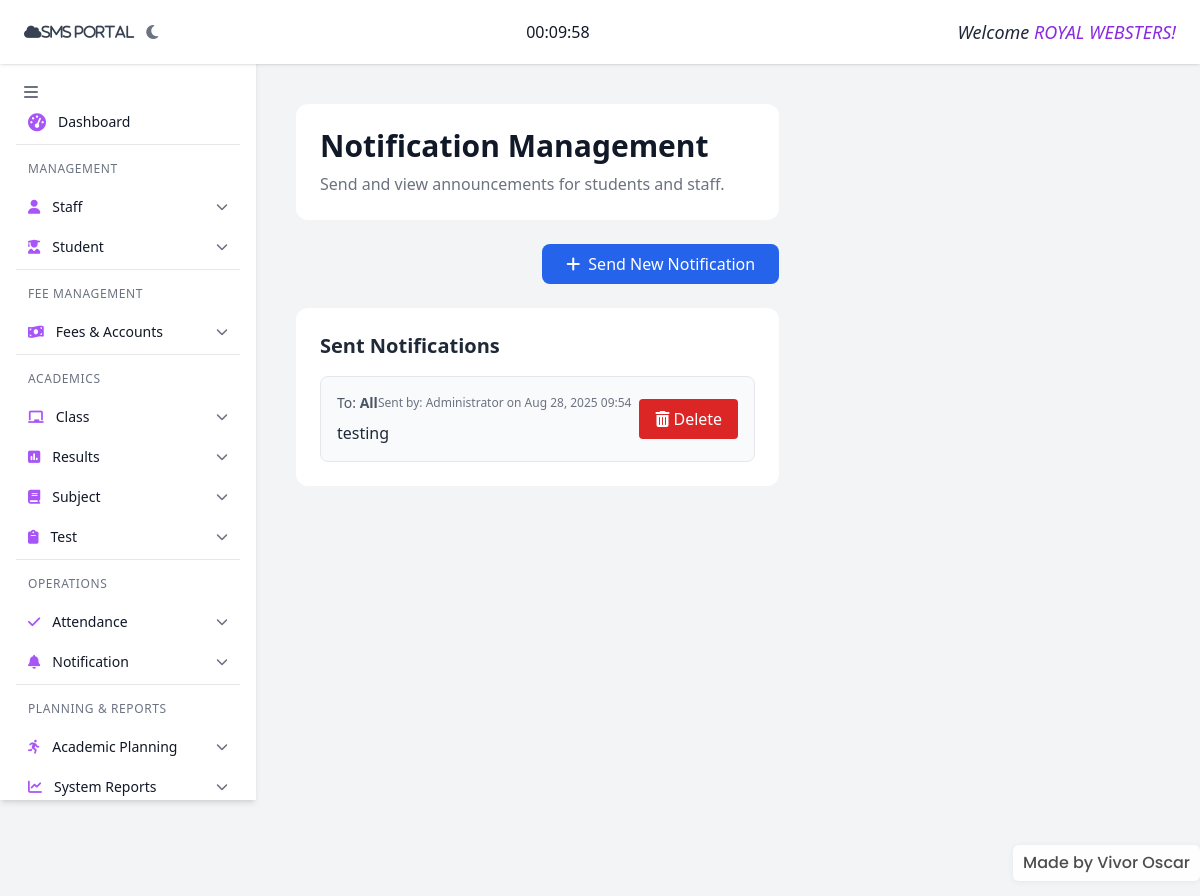
/public/admin/notification.php (signed in), run on the app's committed database.
### tables this page shows
CREATE TABLE `notifications` (
  `notification_id` int(11) NOT NULL,
  `message` text NOT NULL,
  `target_role` varchar(50) NOT NULL COMMENT 'e.g., all, student, staff',
  `created_at` timestamp NOT NULL DEFAULT current_timestamp(),
  `sender_name` varchar(255) DEFAULT 'Administrator',
  `is_read` tinyint(1) DEFAULT 0
);

### public/admin/notification.php (the view, shortened to what this page needs)
<?php
include 'include/side-bar.php';
include('../../includes/database.php');
$all_notifications_query = "SELECT * FROM notifications ORDER BY created_at DESC";
$all_notifications_result = $conn->query($all_notifications_query);
$all_notifications = $all_notifications_result ? $all_notifications_result->fetch_all(MYSQLI_ASSOC) : [];
?>
</head>
<body class="bg-gray-100 text-gray-900 dark:bg-gray-900 dark:text-gray-100">
    <div class="flex min-h-screen bg-gray-100 dark:bg-gray-900 text-gray-900 dark:text-gray-100">
        <main class="flex-1 ml-20 md:ml-48 lg:ml-64 pt-20 p-4 overflow-x-hidden">
            <div class="min-h-screen p-6 bg-gray-100 dark:bg-gray-900 flex flex-col items-center">
                <header class="w-full max-w-4xl bg-white dark:bg-gray-800 rounded-xl container-shadow p-6 mb-6">
                    <h1 class="text-3xl font-bold text-gray-900 dark:text-gray-100">Notification Management</h1>
                    <p class="text-gray-500 dark:text-gray-300 mt-2">Send and view announcements for students and staff.</p>
                </header>
                <div class="w-full max-w-4xl grid grid-cols-1 gap-6">
                    <div class="flex justify-end">
                        <button onclick="document.getElementById('modal-form').classList.remove('hidden')"
                            class="bg-blue-600 text-white font-medium py-2 px-6 rounded-lg hover:bg-blue-700 dark:hover:bg-blue-800 transition duration-200 ease-in-out">
                            <i class="fas fa-plus mr-2"></i>Send New Notification
                        </button>
                    </div>
                    <div class="bg-white dark:bg-gray-800 rounded-xl container-shadow p-6">
                        <h2 class="text-xl font-semibold text-gray-800 dark:text-gray-100 mb-4">Sent Notifications</h2>
                        <div class="space-y-4">
                            <?php if (!empty($all_notifications)): ?>
                                <?php foreach ($all_notifications as $notification): ?>
                                    <div class="border border-gray-200 dark:border-gray-700 rounded-lg p-4 bg-gray-50 dark:bg-gray-900 flex flex-col md:flex-row md:items-center md:justify-between gap-2">
                                        <div>
                                            <div class="flex justify-between items-center mb-2">
                                                <span class="text-sm font-medium text-gray-600 dark:text-gray-300">
                                                        To: <span class="capitalize font-semibold"><?php echo htmlspecialchars($notification['target_type'] ?? $notification['target_role'] ?? 'all'); ?></span>
                                                    </span>
                                                <span class="text-xs text-gray-500 dark:text-gray-400">
                                                    Sent by: <?php echo htmlspecialchars($notification['sender_name']); ?> on <?php echo date('M d, Y H:i', strtotime($notification['created_at'])); ?>
                                                </span>
                                            </div>
                                            <p class="text-gray-800 dark:text-gray-200 text-base"><?php echo nl2br(htmlspecialchars($notification['message'])); ?></p>
                                        </div>
                                        <form method="POST" action="" onsubmit="return confirm('Are you sure you want to delete this notification?');">
                                            <button type="submit" class="mt-2 md:mt-0 bg-red-600 text-white px-4 py-2 rounded hover:bg-red-700 dark:hover:bg-red-800 transition">
                                                <i class="fas fa-trash-alt mr-1"></i>Delete
                                            </button>
                                        </form>
                                    </div>
                                <?php endforeach; ?>
                            <?php else: ?>
                                <p class="text-center text-gray-500 dark:text-gray-400">No notifications sent yet.</p>
                            <?php endif; ?>
                        </div>
                    </div>
                </div>
            </div>
</body>
</html>

### public/admin/include/header.php (shortened to what this page needs)
<header class="fixed top-0 left-0 right-0 z-50 h-16 bg-white dark:bg-gray-800 shadow flex items-center justify-between px-4 md:px-6">
  <div class="flex items-center gap-3">
    <i class="fa fa-cloud text-sm text-gray-700 dark:text-gray-200">sms portal</i>
    <button @click="toggleDarkMode()" class="text-gray-500 dark:text-gray-300 focus:outline-none">
      <i :class="darkMode ? 'fas fa-sun' : 'fas fa-moon'"></i>
    </button>
  </div>
  <div>
    <span id="countdownDisplay" class="counter"></span>
  </div>
  <div class="text-base md:text-lg text-gray-800 dark:text-white">
    <em>Welcome
      <span style="color:blueviolet;">
        <?php
          include('../../includes/database.php');
        $username = $_SESSION['username'] ?? '';
        $sql = "SELECT name FROM administrator WHERE username='$username'";
        $result = mysqli_query($conn, $sql);
        $row = mysqli_fetch_assoc($result);
        $name = $row['name'] ?? '';
        echo strtoupper(htmlspecialchars(($name ?? '')));
        ?>!
      </span>
    </em>
  </div>
</header>
<?php
if (file_exists(__DIR__ . '/../../include/watermark.php')) {
  include __DIR__ . '/../../include/watermark.php';
}

### templates/loader.php (style rules this page uses)
:root { --loader-bg:rgba(15,23,42,0.92);--accent1:#7c3aed;--accent2:#06b6d4;--accent3:#f97316 }

### public/admin/notification.php (style rules this page uses)
body { font-family: 'Inter', sans-serif; background-color: #f3f4f6; }

### data on the page
notifications: target_role "All", sender_name "Administrator", created_at "Aug 28, 2025 09:54", message "testing"

### other printed values
$name "ROYAL WEBSTERS"
